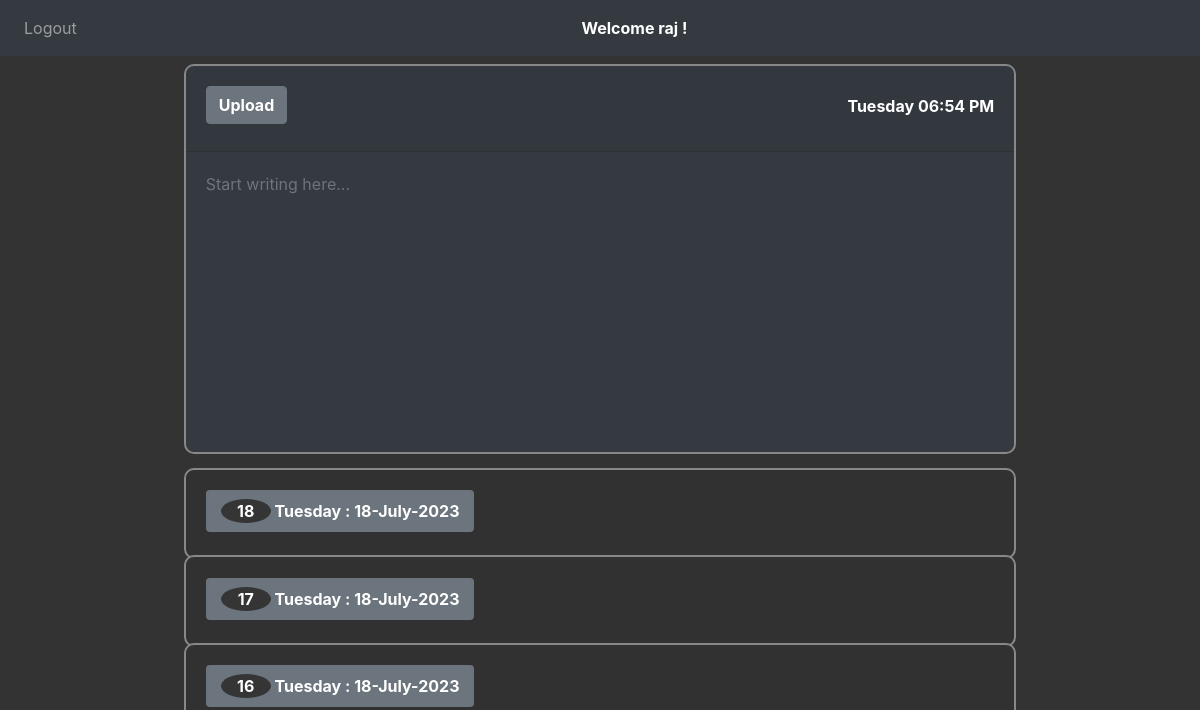
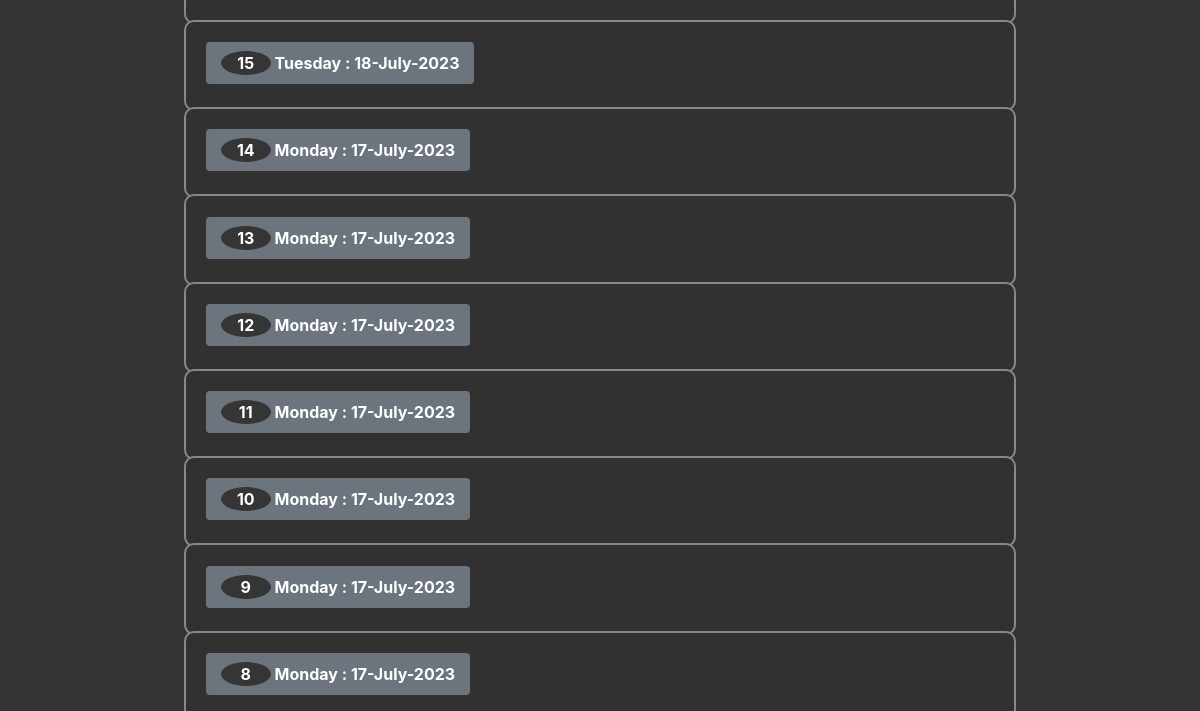
/ (signed in, upper part), run on an earlier commit of the app's database (2 pictures, top to bottom).
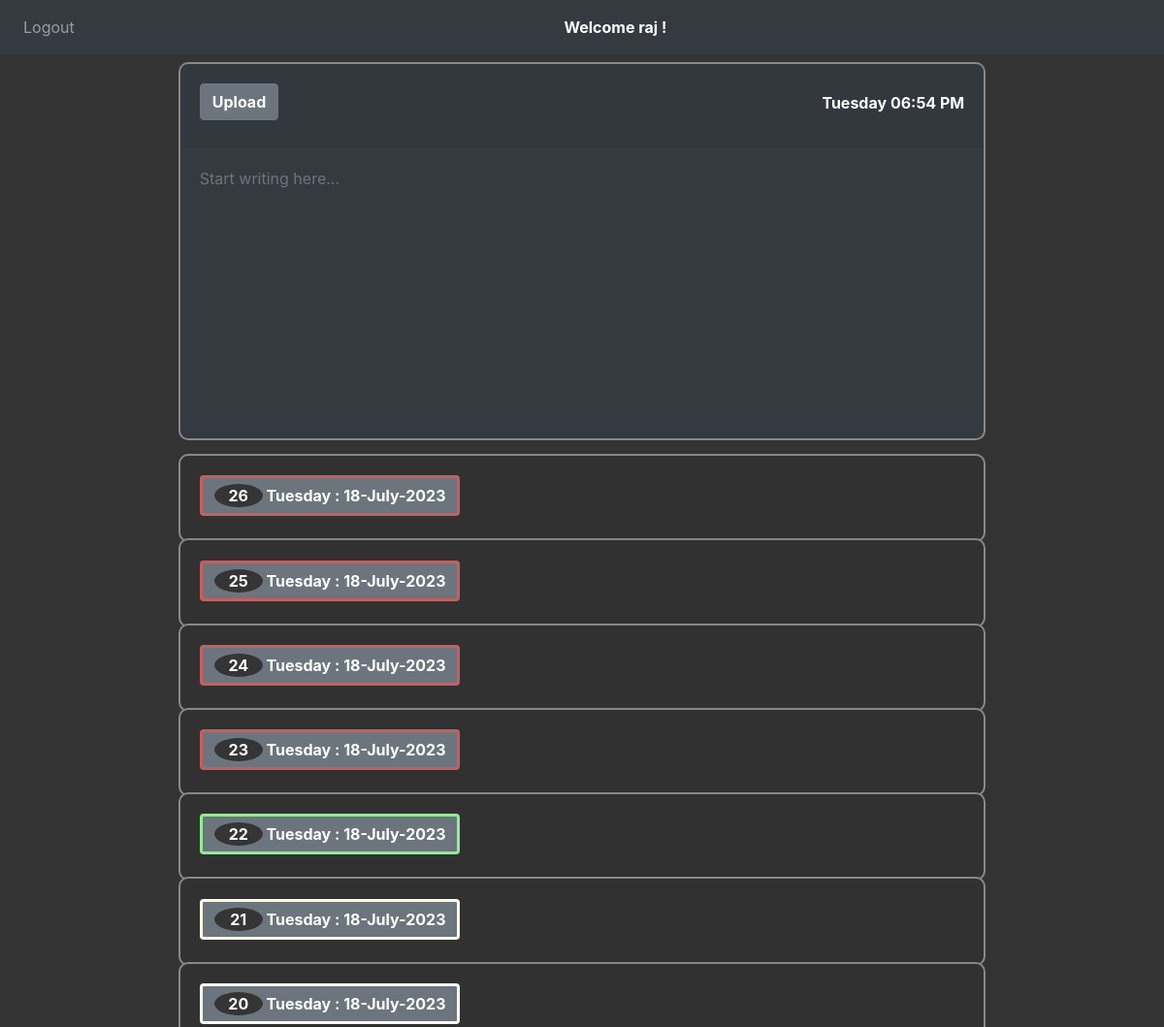
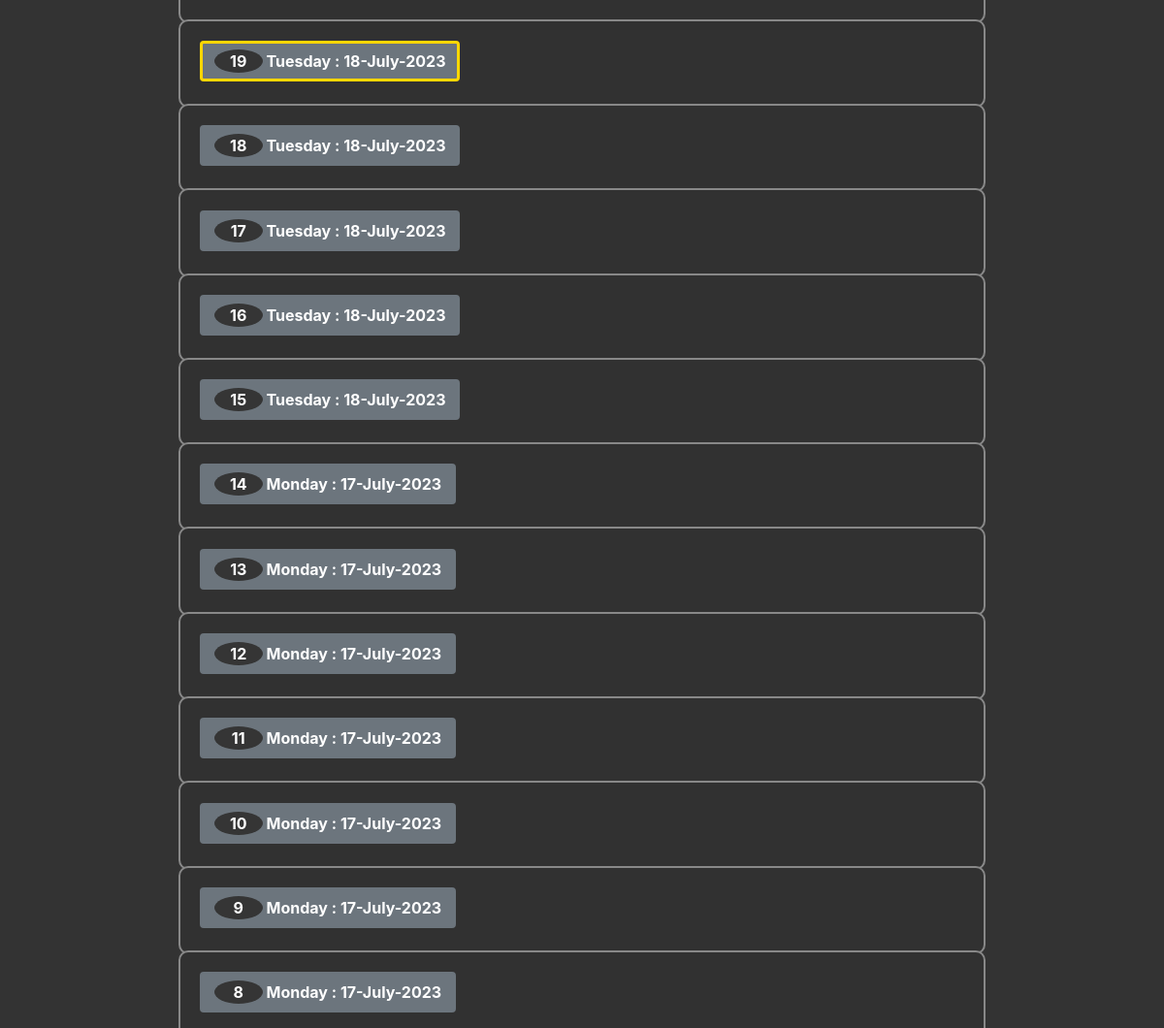
And on a later commit of the database (2 pictures, top to bottom).
### website/models.py (models this page shows)
class User(db.Model, UserMixin):
    id = db.Column(db.Integer, primary_key=True)
    email = db.Column(db.String(150), unique=True)
    password = db.Column(db.String(150))
    first_name = db.Column(db.String(150))
    notes = db.relationship('Note')

class Note(db.Model):
    id = db.Column(db.Integer, primary_key=True)
    data = db.Column(db.String(10000))
    date = db.Column(db.DateTime(timezone=True), default=func.now())
    day = db.Column(db.String(10), default=datetime.now().strftime('%A'))
    currDate = db.Column(db.String(20), default=datetime.now().strftime('%Y-%m-%d'))
    time = db.Column(db.String(20), default=datetime.now().strftime('%H:%M:%S'))
    month = db.Column(db.String(20), default=datetime.now().strftime('%B'))
    sentiment = db.Column(db.Float)
    sentimentColor = db.Column(db.String(255))
    classification = db.Column(db.String(50))
    user_id = db.Column(db.Integer, db.ForeignKey('user.id'))

### website/views.py (the view, shortened to what this page needs)
@views.route('/', methods=['GET', 'POST'])
@login_required
def home():
    first_name = current_user.first_name
    notes = Note.query.filter_by(user_id=current_user.id).all()
    note_data = [(note.currDate, note.day, note.month, note.sentimentColor) for note in notes]
    return render_template("home.html", user=current_user, first_name = first_name, note_data=note_data)

### website/__init__.py (called while the page is built)
def create_app():
    app = Flask(__name__)
    app.config['SECRET_KEY'] = 'hjshjhdjah kjshkjdhjs'
    app.config['SQLALCHEMY_DATABASE_URI'] = f'sqlite:///{DB_NAME}'
    db.init_app(app)
    from .views import views
    from .auth import auth
    app.register_blueprint(views, url_prefix='/')
    app.register_blueprint(auth, url_prefix='/')
    from .models import User, Note
    with app.app_context():
        db.create_all()
    login_manager = LoginManager()
    login_manager.login_view = 'auth.login'
    login_manager.init_app(app)
    @login_manager.user_loader
    def load_user(id):
        return User.query.get(int(id))
    return app

### website/templates/home.html (shortened to what this page needs)
{% extends "base.html" %}
{% block content %}
<form method="POST">
  <div class="card text-white bg-dark mb-3">
    <div class="card-header">
      <div align="left">
        <button type="submit" class="btn btn-secondary" style="display: flex; justify-content: space-between;"><b>Upload</b></button>
      </div>
      <div style="font-weight: bold">
        <div class="d-flex justify-content-center w-100">
          <span class="navbar-text text-center" style="color: white; font-weight: bold;">
             <span id="current-time-home"></span>
          </span>
        </div>
      </div>
    </div>
    <textarea name="note" id="note" class="form-control bg-dark text-white" style="border: none;" autofocus wrap="soft" placeholder="Start writing here..."></textarea>
  </div>
</form>
<ul class="list-group list-group-flush" id="notes">
  {% for note in user.notes | reverse %}
  <div class="accordion" id="accordionExample">
    <div class="card">
      <div class="card-header text-center" id="heading{{ note.id }}">
        <h2 class="mb-0">
          <button class="btn btn-secondary text-left" type="button" data-toggle="collapse" data-target="#collapse{{ note.id }}" aria-expanded="true" aria-controls="collapse{{ note.id }}"  {% if note.sentimentColor %}style="border-color: {{ note.sentimentColor }}"{% endif %}>
            {% if note.currDate %}
              {% set index = loop.length - loop.index0 %}
              <span class="index-circle">{{ index }}</span><b> {{ note.day }} : {{ note.currDate[8:] }}-{{ note.month }}-{{ note.currDate[:4] }}</b>
            {% else %}
              <span class="index-circle">{{ index }}</span><b>{{ note.day }} - Date Not Available </b>
            {% endif %}
          </button>
        </h2>
      </div>
    </div>
  </div>{% endfor %}
</ul>
{% endblock %}

### website/templates/base.html (shortened to what this page needs)
<!DOCTYPE html>
<html>
  <head>
    <link
      rel="stylesheet"
      href="https://stackpath.bootstrapcdn.com/bootstrap/4.4.1/css/bootstrap.min.css"
    />
    <link
      rel="stylesheet"
      href="https://stackpath.bootstrapcdn.com/font-awesome/4.7.0/css/font-awesome.min.css"
    />
    <link rel="stylesheet" href="static\styles.css">
  </head>
  <body>
    <nav class="navbar navbar-expand-lg navbar-dark bg-dark">
      <div class="collapse navbar-collapse" id="navbar">
        <div class="navbar-nav">
          {% if user.is_authenticated %}
          <a class="nav-item nav-link" id="logout" href="/logout">Logout</a>
          {% endif %}
        </div>
        {% if user.is_authenticated %}
        <div class="d-flex justify-content-center w-100">
          <span class="navbar-text text-center" style="color: white; font-weight: bold;">
             <span>Welcome {{first_name}} !</span>
          </span>
        </div>
      {% endif %}
    </nav>
    <div class="container">{% block content %} {% endblock %}</div>
  </body>
</html>

### website/templates/base.html (style rules this page uses)
body { background-color: #333; color:white; }

### website/templates/home.html (style rules this page uses)
.index-circle { display: inline-block; width: 50px; height: 24px; line-height: 24px; text-align: center; border-radius: 50%; background-color: #353535; color: #fff; font-weight: bold; }
.card-header { padding-top: 20px; padding-bottom: 25px; display: flex; justify-content: space-between; }
.card { background-color: #333; color: white; border-radius: 0px; width:75%; margin: -2px auto; border-color: #888; border-width: 2px 2px 2px 2px; border-style: solid; border-radius: 10px; }
form { margin-top: 10px; background-color: #333; padding: 0px; }
textarea.form-control { background-color: #333; color: white; width: 100%; margin: 0; padding: 20px; font-size: 16px; border: 3px solid #ccc; border-radius: 10px; box-sizing: border-box; height: 300px; resize: none; white-space: pre-wrap; }
ul#notes button { border-width: 3px; }

What changed in the data, as far as the page shows it:
added Note: index "26", day "Tuesday", currDate "18", month "July", currDate "2023", sentimentColor "#CD5C5C" (drawn)
added Note: index "25", day "Tuesday", currDate "18", month "July", currDate "2023", sentimentColor "#CD5C5C" (drawn)
added Note: index "24", day "Tuesday", currDate "18", month "July", currDate "2023", sentimentColor "#CD5C5C" (drawn)
added Note: index "23", day "Tuesday", currDate "18", month "July", currDate "2023", sentimentColor "#CD5C5C" (drawn)
added Note: index "22", day "Tuesday", currDate "18", month "July", currDate "2023", sentimentColor "#90EE90" (drawn)
added Note: index "21", day "Tuesday", currDate "18", month "July", currDate "2023", sentimentColor "#FFFFE0" (drawn)
added Note: index "20", day "Tuesday", currDate "18", month "July", currDate "2023", sentimentColor "#FFFFF0" (drawn)
added Note: index "19", day "Tuesday", currDate "18", month "July", currDate "2023", sentimentColor "#FFD700" (drawn)
